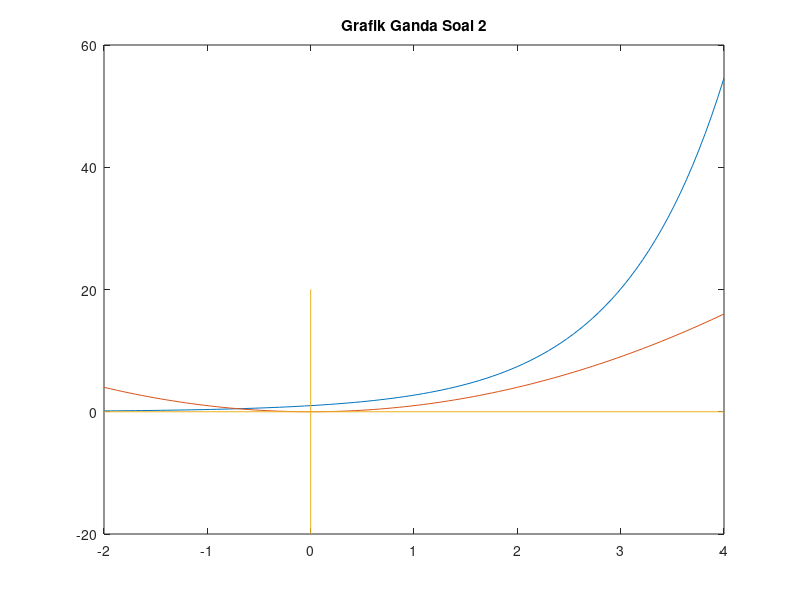

Here is the MATLAB script that generated this plot: (Note: this script raises an error after producing the figure.)
%Rafik Badilah_L0325009
%Praktikum_07_Metode Numerik
%Sistem Persamaan Non-Linear(Bagian 1)

%Plot Kurva
x = linspace(-2,4);
f1 = @(x) exp(x);
f2 = @(x) x.^2;
y1 = f1(x);
y2 = f2(x);
plot(x,y1,x,y2)

title('Grafik Ganda Soal 2');

%Menggambar Sumbu x dan y
line([-2,4],[0,0])    %Sumbu X
line([0,0],[-20,20])  %Sumbu Y

%Annotation
gtext('y_1 = e^x')
gtext('y_2 = x^2')
gtext('Akar')
